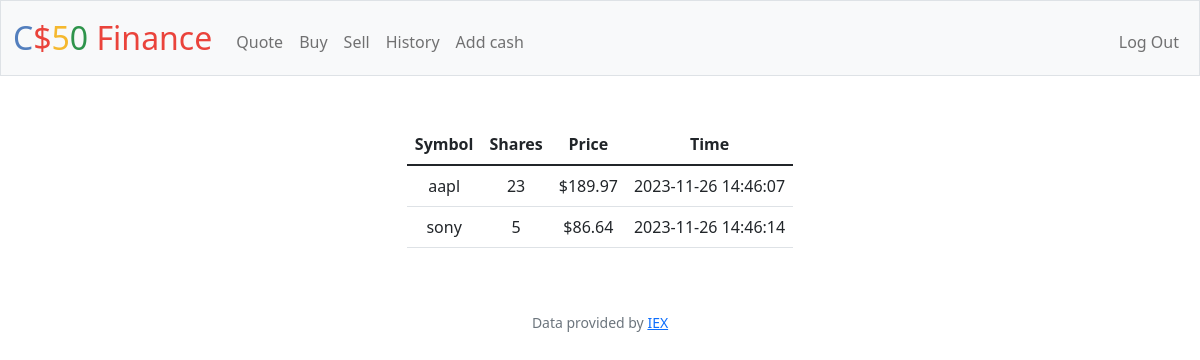
Screenshot of /history (signed in) with the database file from the repository.
### tables this page shows
CREATE TABLE transactions (
id INT PRIMARY KEY,
user_id INT,
symbol TEXT,
shares INT,
price REAL,
total_price REAL,
time DATETIME);

### app.py (the view)
@app.route("/history")
@login_required
def history():
    user_id = session["user_id"]
    history = db.execute(
        "SELECT symbol, shares, price, time FROM transactions WHERE user_id =?", user_id
    )
    return render_template("history.html", history=history)

### app.py (called while the page is built)
@app.after_request
def after_request(response):
    response.headers["Cache-Control"] = "no-cache, no-store, must-revalidate"
    response.headers["Expires"] = 0
    response.headers["Pragma"] = "no-cache"
    return response

### helpers.py (called while the page is built)
def login_required(f):
    @wraps(f)
    def decorated_function(*args, **kwargs):
        if session.get("user_id") is None:
            return redirect("/login")
        return f(*args, **kwargs)
    return decorated_function

def usd(value):
    return f"${value:,.2f}"

### templates/history.html (shortened to what this page needs)
{% extends "layout.html" %}
{% block main %}
    <div>
        <table class="table mx-auto w-auto">
            <thead>
                <tr>
                    <th>Symbol</th>
                    <th>Shares</th>
                    <th>Price</th>
                    <th>Time</th>
                </tr>
            </thead>
            <tbody>
                {% for stock in history %}
                <tr>
                    <td>{{ stock.symbol }}</td>
                    <td>{{ stock.shares }}</td>
                    <td>{{ stock.price | usd }}</td>
                    <td>{{ stock.time }}</td>
                </tr>
                {% endfor %}
            </tbody>
        </table>
    </div>
{% endblock %}

### rows the page displays
transactions: symbol "aapl", shares "23", price "$189.97", time "2023-11-26 14:46:07", symbol "sony", shares "5", price "$86.64", time "2023-11-26 14:46:14"
